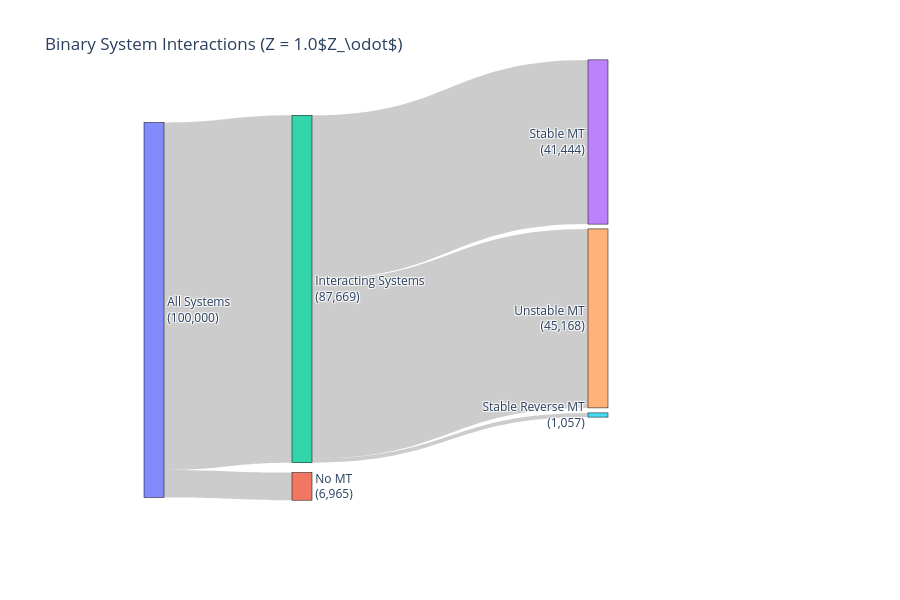

Here is the notebook cell this chart was saved with:
### Code cell
value_counts = tmp_data['interp_class_HMS_HMS'].value_counts()

unstable_mt_count = value_counts.get('unstable_MT', 0)
stable_mt_count = value_counts.get('stable_MT', 0)
no_mt_count = value_counts.get('no_MT', 0)
stable_reverse_mt_count = value_counts.get('stable_reverse_MT', 0)

total_systems = tmp_data.shape[0]

# Define nodes
# Node 0: All Systems (left)
# Node 1: Unstable MT (right, top)
# Node 2: Stable MT (right, middle-top)
# Node 3: Stable Reverse MT (right, middle-bottom)
# Node 4: No MT (bottom)

node_labels = [
    f"All Systems<br>({total_systems:,})",
    f"No MT<br>({no_mt_count:,})",
    f"Interacting Systems<br>({unstable_mt_count + stable_mt_count + stable_reverse_mt_count:,})",
    f"Stable MT<br>({stable_mt_count:,})",
    f"Unstable MT<br>({unstable_mt_count:,})",
    f"Stable Reverse MT<br>({stable_reverse_mt_count:,})",
    
]

# Define links
source = [0, 0, 2, 2, 2]  
target = [1, 2, 3, 4, 5] 
value = [no_mt_count, 
         stable_mt_count+unstable_mt_count+stable_reverse_mt_count,
         stable_mt_count,
         unstable_mt_count,
         stable_reverse_mt_count]
#value = [unstable_mt_count, stable_mt_count, stable_reverse_mt_count, no_mt_count]

# Custom node positions
# x: 0 for left (all systems), 1 for right (interacting types) and bottom (no MT)
# y: vertical position
node_x = [0.1, 0.3, 0.3, 0.7, 0.7, 0.7]
node_y = [0.5, 0.92, 0.45, 0.1, 0.52, 0.75]


fig = go.Figure(data=[go.Sankey(
    node=dict(
        pad=15,
        thickness=20,
        line=dict(color="black", width=0.5),
        label=node_labels,
        x=node_x,
        y=node_y
    ),
    link=dict(
        source=source,
        target=target,
        value=value,
    )
)])

fig.update_layout(
    title=f"Binary System Interactions (Z = {metallicity}"+r"$Z_\odot$)",
    font=dict(size=12),
    height=600,
    width=900
)

fig.show()

### Figure 1 — Plotly figure (JSON) as saved in the notebook; plotly's stock layout.template omitted (floating-point values rounded to 4 significant figures)
{"data": [{"link": {"source": [0, 0, 2, 2, 2], "target": [1, 2, 3, 4, 5], "value": [6965, 87669, 41444, 45168, 1057]}, "node": {"label": ["All Systems<br>(100,000)", "No MT<br>(6,965)", "Interacting Systems<br>(87,669)", "Stable MT<br>(41,444)", "Unstable MT<br>(45,168)", "Stable Reverse MT<br>(1,057)"], "line": {"color": "black", "width": 0.5}, "pad": 15, "thickness": 20, "x": [0.1, 0.3, 0.3, 0.7, 0.7, 0.7], "y": [0.5, 0.92, 0.45, 0.1, 0.52, 0.75]}, "type": "sankey"}], "layout": {"font": {"size": 12}, "height": 600, "title": {"text": "Binary System Interactions (Z = 1.0$Z_\\odot$)"}, "width": 900}}
